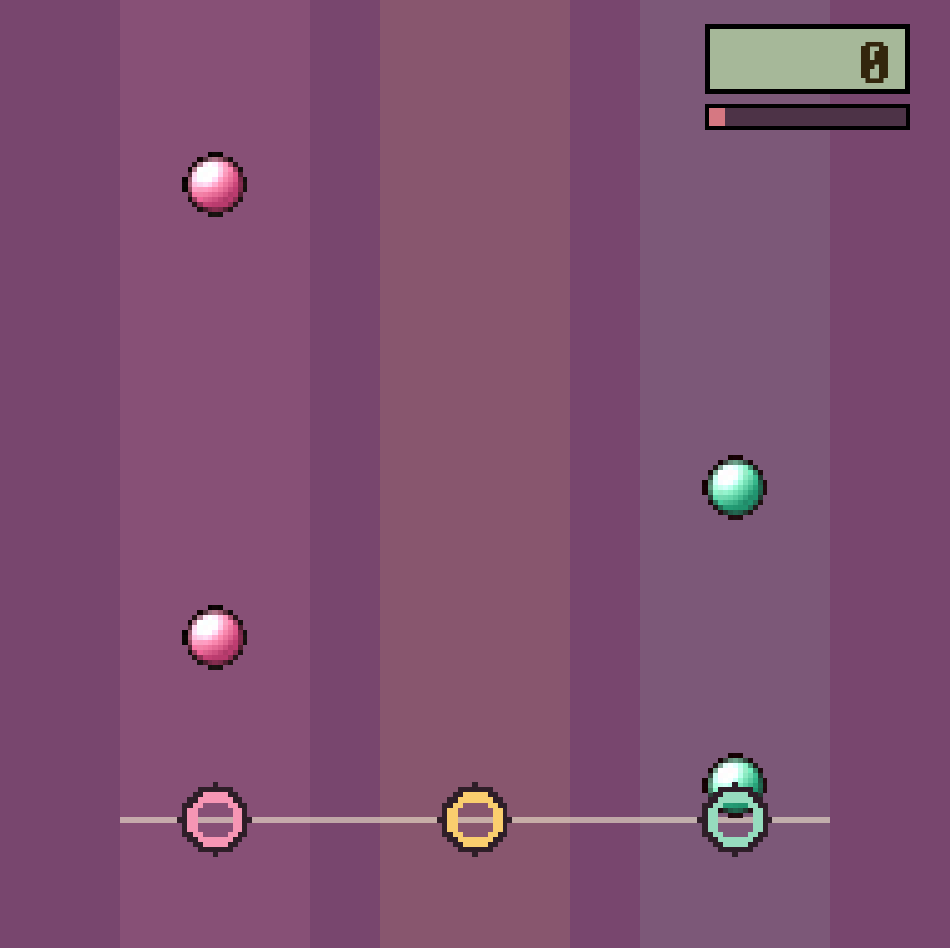
#> input picture docs/mockups/tomo_tunes/today.png, 950 x 948 px, given in place of room.png, which was not available
$ python tunes_world.py
#> lines starting #> are read from the running program, lines starting #| are printed output that depends on the picture; after the words box and inside, x2 and y2 are one past the last pixel; in counts of white or black regions, pixels touching at a corner belong together
#!/usr/bin/env python3
"""Tomo Tunes: a world's painted layers (the designer's, 1900 x 1896, docs/mockups/tomo_tunes/round1/) made into the
game's pixel layers: 1 art pixel = 6 painted pixels = 3 screen pixels (the user, 2026-11-13: "3x"), a few
colours per layer, hard alpha. Writes textures/minigames/tunes/<world>/<layer>.png, each cropped to its own box, and
layout.json with every layer's place (in art pixels; the game draws at x3).

    .venv/bin/python tools/design/tunes_world.py            (world 1, the toy xylophone)

Ours, not the designer's: the coloured bands on the wall inside xylophone.png don't line up with the bars, so they are
cut and the lanes are made here (lane_*.png: soft light down the wall, fading at the top); the notes get a dark
outline so a mint bead reads on the mint lane; glow.png sits behind a falling note.
"""
import json
import os

import numpy as np
from PIL import Image

ROOT = os.path.dirname(os.path.dirname(os.path.dirname(os.path.abspath(__file__))))
SRC = OUT = ''                        # (set per world in build())
# A world = its instrument. src: the designer's round; frame: the instrument's body; bars: what the designer called
# the three bars (they are written as bar_* for every world); even: the tool makes the bars one size and repaints
# the tray with equal lanes (world 1 only: from world 2 on the designer delivers them equal); still / move: the
# other layers, back to front, the ones that stay and the ones the game moves; soft: faint layers (steam, a glow)
# that keep their weaker pixels.
WORLDS = {
    'xylophone': dict(src='round1', frame='xylophone', bars='bar', even=True, wall_cut=1172, soft=[],
                      layers=['toy_kokeshi_bench', 'toy_kokeshi', 'toy_daruma', 'toy_ball', 'toy_maneki', 'toy_maneki_paw', 'toy_top', 'mallet']),
    'piano': dict(src='round2', frame='piano', bars='key', even=False, wall_cut=0, colours=28, halo=('lantern', 'lantern_glow'), soft=['lantern_glow', 'tea_steam'],
                  layers=['lantern_glow', 'record_player', 'record', 'record_arm', 'tea', 'tea_steam', 'metronome', 'metronome_needle',
                          'cranes_bar', 'crane_1', 'crane_2', 'crane_3', 'lantern'],
                  # The ornaments re-placed and enlarged by us (the user, 2026-11-13: "ornaments should be better
                  # distributed, move more at the rhythm and with a bit more of quality, targeting the xylophone
                  # levels": as painted they were small and all but one on the right). A group moves as one:
                  # (its layers, scale, which point of the group is pinned, where that point goes in painted px,
                  # mirrored). Bigger = more art pixels each, so more detail.
                  groups=[(['lantern', 'lantern_glow'], 1.2, 'top-left', (0, 400), True),          # to the left wall
                          (['cranes_bar', 'crane_1', 'crane_2', 'crane_3'], 1.3, 'top-right', (1892, 0), False),
                          (['metronome', 'metronome_needle'], 1.3, 'bottom-centre', (1722, 1322), False),
                          (['tea', 'tea_steam'], 1.4, 'bottom-centre', (1745, 1640), False),
                          (['record_player', 'record', 'record_arm'], 1.15, 'bottom-left', (4, 1560), False)]),
}
W, H = 317, 316                       # 950 x 948 on screen at x3
OUTLINE = (74, 44, 32)
LANES = {'low': (246, 150, 180), 'mid': (250, 206, 110), 'high': (150, 220, 190)}   # the wall lanes' colours
BAR_W = 62                            # art px: the three bars at ONE size (the user, 2026-11-13); the designer's were 90, 66 and 53
LANE_TOP, LANE_BOTTOM = 34, 196       # art px: the wall above the tray


def placed(groups):
    """the layers of the re-placed groups, each as a painted-size RGBA image at its new place"""
    out = {}
    for names, scale, pin, to, mirror in groups:
        ims = {n: Image.open(os.path.join(SRC, n + '.png')).convert('RGBA') for n in names}
        if mirror:
            ims = {n: im.transpose(Image.FLIP_LEFT_RIGHT) for n, im in ims.items()}
        boxes = [im.getbbox() for im in ims.values()]
        x0, y0, x1, y1 = min(b[0] for b in boxes), min(b[1] for b in boxes), max(b[2] for b in boxes), max(b[3] for b in boxes)
        ax = {'left': x0, 'centre': (x0 + x1) / 2, 'right': x1}[pin.split('-')[1]]
        ay = {'top': y0, 'bottom': y1}[pin.split('-')[0]]
        for n, im in ims.items():
            a = np.asarray(im).astype(np.float32) / 255.0
            pre = Image.fromarray((np.concatenate([a[..., :3] * a[..., 3:4], a[..., 3:4]], 2) * 255).astype(np.uint8), 'RGBA')
            big = pre.resize((int(round(im.width * scale)), int(round(im.height * scale))), Image.LANCZOS)
            canvas = Image.new('RGBA', im.size, (0, 0, 0, 0))
            canvas.paste(big, (int(round(to[0] - ax * scale)), int(round(to[1] - ay * scale))))
            c = np.asarray(canvas).astype(np.float32) / 255.0
            al = c[..., 3:4]
            out[n] = np.concatenate([np.where(al > 0.001, c[..., :3] / np.maximum(al, 0.001), 0.0), al], 2)
    return out


def small(name, wall_cut=0, cut=0.5, given=None):
    """the layer at the game's size: premultiplied box filter, hard alpha (a pixel is in from `cut` of full)"""
#> called with name = 'room', wall_cut = 0, cut = 0.5
    im = given if given is not None else np.asarray(Image.open(os.path.join(SRC, name + '.png')).convert('RGBA')).astype(np.float32) / 255.0
    if wall_cut:                                   # (world 1: the frame's misaligned bands on the wall, above this row)
        im = im.copy(); im[:wall_cut, :, 3] = 0.0
    a = im[..., 3:4]
#> a: shape (948, 950, 1) float32; every value is 1
    pre = Image.fromarray((np.concatenate([im[..., :3] * a, a], 2) * 255).astype(np.uint8), 'RGBA').resize((W, H), Image.BOX)
    p = np.asarray(pre).astype(np.float32) / 255.0
    al = p[..., 3:4]
#> al: shape (316, 317, 1) float32; every value is 1
    rgb = np.where(al > 0.001, p[..., :3] / np.maximum(al, 0.001), 0.0)
    return np.clip(rgb, 0, 1), (al[..., 0] >= cut)


NOTE = 18                             # art px across, before its outline (the user, 2026-11-13: "slightly smaller"; it was 22)


# [75 lines left out: functions bead, outlined, even_tray, same_size, not called in this run]


def main():
    for world, cfg in WORLDS.items():
        build(world, cfg)


def build(world, cfg):
    global SRC, OUT
    SRC = os.path.join(ROOT, 'docs', 'mockups', 'tomo_tunes', cfg['src'])
    OUT = os.path.join(ROOT, 'textures', 'minigames', 'tunes', world)
    os.makedirs(OUT, exist_ok=True)
    frame = cfg['frame']
    got = {'room': small('room'), frame: small(frame, cfg['wall_cut'])}
#> call 2 of small, with name = 'xylophone', wall_cut = 1172, cut = 0.5
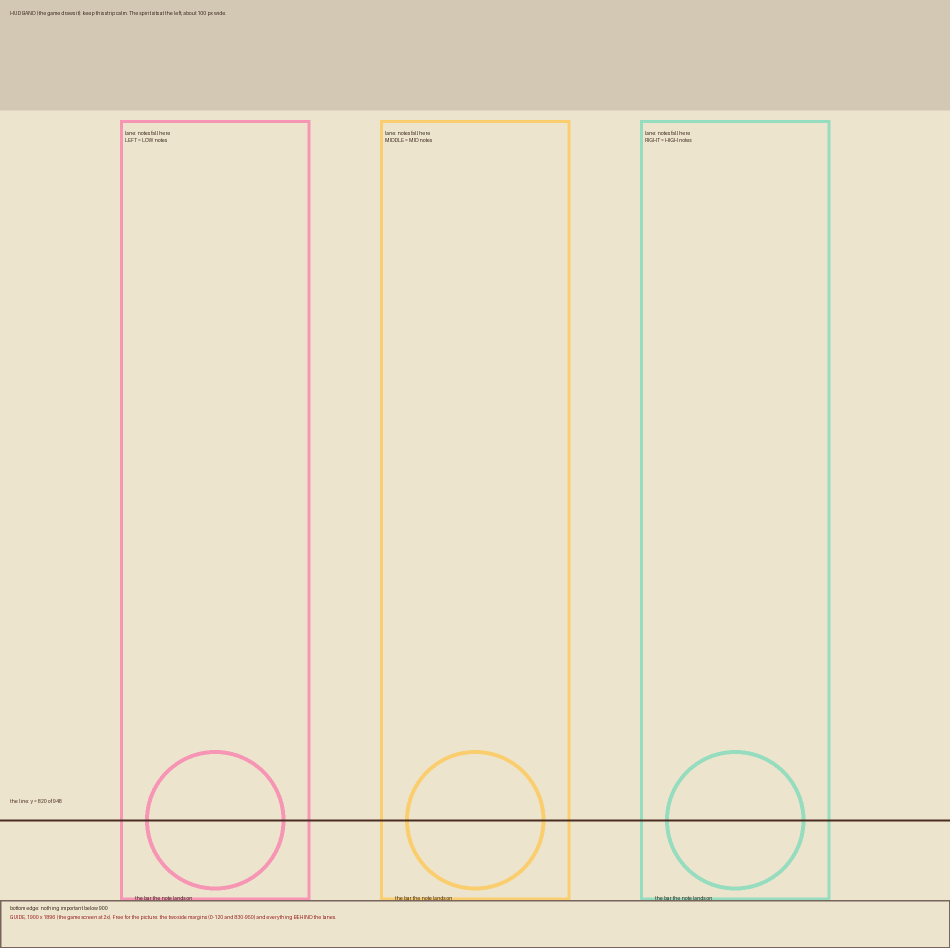
#> input picture docs/mockups/tomo_tunes/xylophone_guide.png, 1900 x 1896 px, given in place of xylophone.png, which was not available (shown at 1/2 size)
#> in small (call 2), `im[:wall_cut, :, 3] = 0.0`:
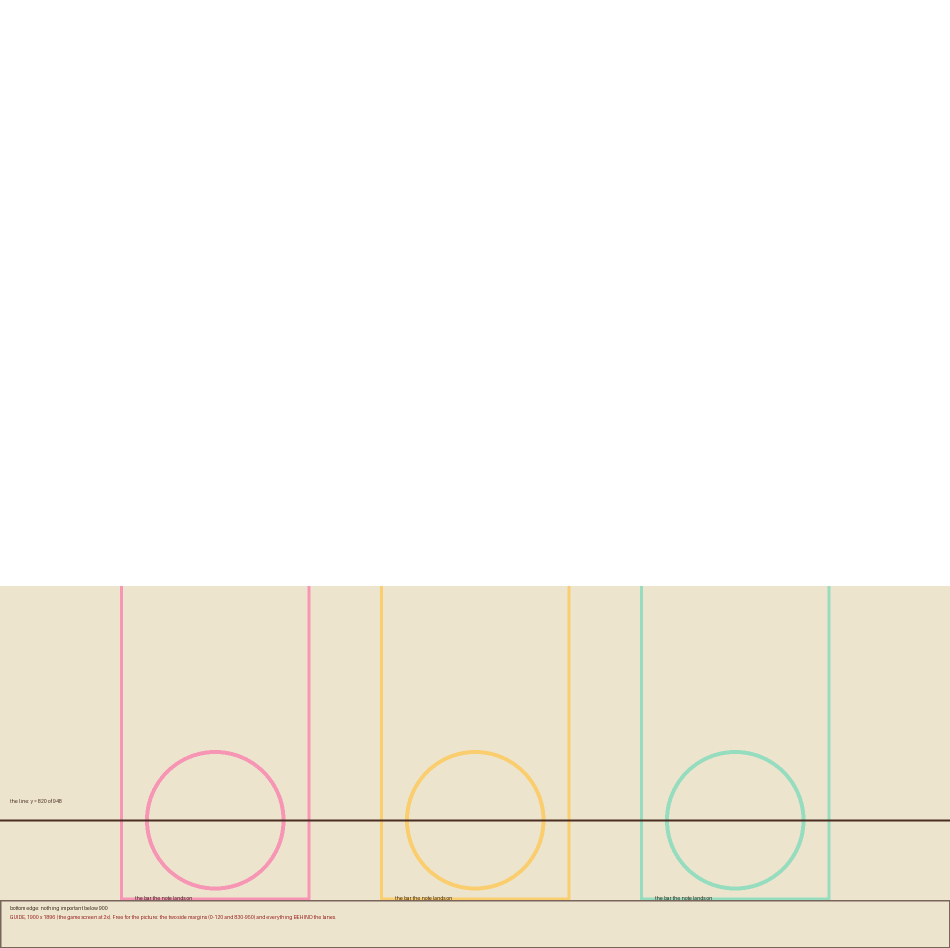
#> im: shape (1896, 1900, 4) float32 (shown at 1/2 size); mean R, G, B, A 0.918, 0.897, 0.755, 0.382; transparent parts drawn white
#> in small (call 2), `a = im[..., 3:4]`:
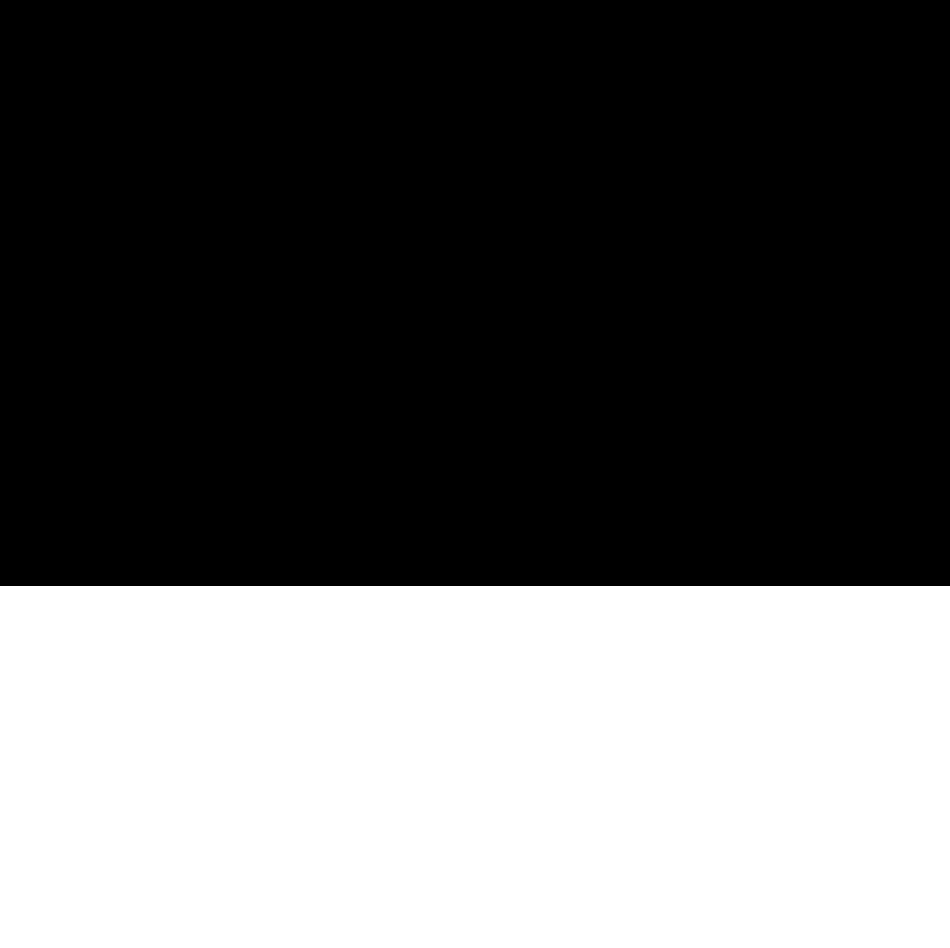
#> a: shape (1896, 1900, 1) float32 (shown at 1/2 size); values 0 (black) and 1 (white), 38.2% white; 1 white region, box (x1, y1, x2, y2) and area: (0, 1172, 1900, 1896) 1375600
#> in small (call 2), `pre = Image.fromarray((np.concatenate([im[..., :3] * a, a], 2) * 255)...`:
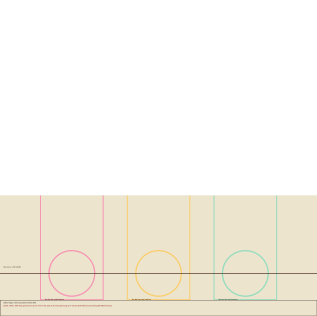
#> pre: PIL image 317x316 RGBA; mean R, G, B, A 89.3, 85.9, 77.1, 97.4; transparent parts drawn white
#> in small (call 2), `al = p[..., 3:4]`:
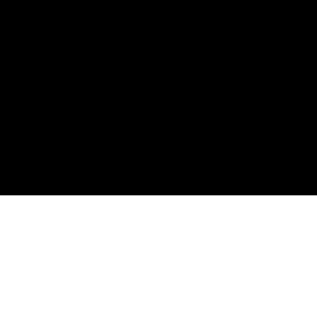
#> al: shape (316, 317, 1) float32; min 0, max 1, mean 0.382
#> in small (call 2), `rgb = np.where(al > 0.001, p[..., :3] / np.maximum(al, 0.001), 0.0)`:
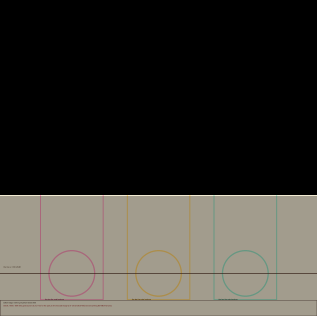
#> rgb: shape (316, 317, 3) float32; mean R, G, B 0.352, 0.339, 0.304; drawn with min black and max white
    moved = placed(cfg.get('groups', []))
    for n in cfg['layers']:
        got[n] = small(n, cut=0.22 if n in cfg['soft'] else 0.5, given=moved.get(n))
#> call 3 of small, with name = 'toy_kokeshi_bench', wall_cut = 0, cut = 0.5
#> in small (call 3), `a = im[..., 3:4]`: a: shape (1896, 1900, 1) float32; every value is 1
#> in small (call 3), `pre = Image.fromarray((np.concatenate([im[..., :3] * a, a], 2) * 255)...`:
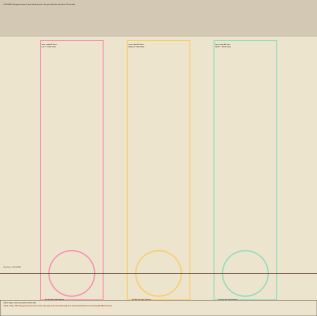
#> pre: PIL image 317x316 RGBA; mean R, G, B, A 231.6, 222.9, 200.1, 255
    for lane in ('low', 'mid', 'high'):
        for lit in ('', '_lit'):
            got[f'bar_{lane}{lit}'] = small(f"{cfg['bars']}_{lane}{lit}")
    for n in ('note_low', 'note_mid', 'note_high', 'note_gold'):
        got[n] = outlined(*outlined(*bead(n)))           # the outline twice: 2 art px (the user: "a bit more of outline")
    rows = np.nonzero(got['bar_mid'][1].any(1))[0]
    bar_y = int(rows.mean())                                               # the row the bars lie on
    if cfg['even']:
        rgb, mask, edges = even_tray(*got[frame])
        got[frame] = (rgb, mask)
        top = min(edges)
        bar_row = min(max(edges), bar_y)
        centre = lambda k: edges[bar_row][0] + (edges[bar_row][1] - edges[bar_row][0]) * (2 * k + 1) / 6.0
        lane_w = int((edges[top][1] - edges[top][0]) / 3.0) - 6
        for n in list(got):
            if n.startswith('bar_'):
                got[n] = same_size(*got[n], centre(['low', 'mid', 'high'].index(n.split('_')[1])))
    else:                                                                  # the designer's bars are already equal and in place
        bar_cx = [float(np.nonzero(got[f"bar_{lane}"][1].any(0))[0].mean()) + 0.5 for lane in ('low', 'mid', 'high')]
        centre = lambda k: bar_cx[k]
        top = int(np.nonzero(got[frame][1].any(1))[0].min())
        lane_w = 47
    layout = {}
    for n, (rgb, mask) in got.items():
        # each layer keeps its own few colours (a palette shared by the whole world went to the room's browns and
        # turned the pink and mint bars orange): the room 56, a toy or a bar 20, a note 12
        k = 56 if n == 'room' else (12 if n.startswith('note_') else cfg.get('colours', 20))
        own = Image.fromarray((rgb[mask][None] * 255).astype(np.uint8), 'RGB').quantize(k, method=Image.MEDIANCUT, dither=Image.NONE)
        q = np.asarray(Image.fromarray((rgb * 255).astype(np.uint8), 'RGB').quantize(palette=own, dither=Image.NONE).convert('RGB'))
        if n.startswith('note_'):
            q = q.copy(); q[mask & (np.abs(rgb * 255 - np.array(OUTLINE)).sum(2) < 2)] = OUTLINE
        im = Image.fromarray(np.dstack([q, mask.astype(np.uint8) * 255]), 'RGBA')
        box = im.getbbox()
        im.crop(box).save(os.path.join(OUT, n + '.png'))
        layout[n] = [box[0], box[1], box[2] - box[0], box[3] - box[1]]
    # the lanes on the wall: light falling down it, soft at the sides, gone at the top (alpha in 8 steps: pixel art)
    LANE_W = lane_w
    for k, (name, col) in enumerate(LANES.items()):
        cx = centre(k)                                         # straight above its bar (the user: the notes fall straight to the keys)
        h = min(LANE_BOTTOM, top) - LANE_TOP
        y = np.linspace(0, 1, h)[:, None]
        x = np.abs(np.linspace(-1, 1, LANE_W))[None, :]
        a = (0.10 + 0.42 * y ** 1.4) * np.clip((1.0 - x) / 0.16, 0, 1) ** 0.7
        a = np.round(a * 16) / 16
        im = np.zeros((h, LANE_W, 4), np.uint8); im[..., :3] = col; im[..., 3] = (a * 255).astype(np.uint8)
        Image.fromarray(im, 'RGBA').save(os.path.join(OUT, f'lane_{name}.png'))
        layout[f'lane_{name}'] = [int(round(cx - LANE_W / 2)), LANE_TOP, LANE_W, h]
    # A lamp's light, made here to fit the lamp (the user, 2026-11-13, on the piano's lantern: "the light effect on
    # the lantern should be more adapted to the lantern"; the painted glow was an off-centre patch cut by the
    # canvas's edge): a round halo centred on the lamp's bright paper that hugs it, strongest at its edge, in its own colour.
    if cfg.get('halo'):
        lamp, name = cfg['halo']
        rgb, mask = got[lamp]
        lit = mask & (rgb[..., 0] > 0.8) & (rgb[..., 1] > 0.55)
        ys, xs = np.nonzero(lit)
        cy, cx0 = float(ys.mean()), float(xs.mean())
        r_lamp = (xs.max() - xs.min() + 1) / 2.0
        size = int(round(r_lamp * 2 * 1.75)) // 2 * 2
        col = np.clip(np.median(rgb[lit], 0) * 255 * 1.08, 0, 255).astype(np.uint8)
        d = np.hypot(*np.meshgrid(np.arange(size) - size / 2 + 0.5, np.arange(size) - size / 2 + 0.5))
        # it hugs the lamp: strong right at the paper's edge, gone at 1.75 times its radius
        a = np.clip((size / 2 - d) / (size / 2 - r_lamp * 0.9), 0, 1) ** 1.7 * 0.85
        a = np.round(a * 12) / 12
        im = np.zeros((size, size, 4), np.uint8); im[..., :3] = col; im[..., 3] = (a * 255).astype(np.uint8)
        Image.fromarray(im, 'RGBA').save(os.path.join(OUT, name + '.png'))
        layout[name] = [int(round(cx0 - size / 2)), int(round(cy - size / 2)), size, size]
        layout['halo'] = [lamp, name]
    # the glow behind a falling note
    g = 40
    d = np.hypot(*np.meshgrid(np.arange(g) - g / 2 + 0.5, np.arange(g) - g / 2 + 0.5))
    a = np.round(np.clip(1.0 - d / (g / 2), 0, 1) ** 1.6 * 0.55 * 10) / 10
    im = np.zeros((g, g, 4), np.uint8); im[..., :3] = (255, 246, 214); im[..., 3] = (a * 255).astype(np.uint8)
    Image.fromarray(im, 'RGBA').save(os.path.join(OUT, 'glow.png'))
    # a note falls straight down onto its bar (following the tray's slanted lane was tried and refused by the user)
    layout['lanes_x'] = [round(centre(k), 2) for k in range(3)]
    layout['frame'] = frame
    layout['layers'] = cfg['layers']
    layout['tray_top'] = top
    layout['bar_y'] = bar_y
    with open(os.path.join(OUT, 'layout.json'), 'w') as f:
        json.dump(layout, f, indent=1)
    print(f'{len(got)} layers + 3 lanes + glow -> {os.path.relpath(OUT, ROOT)}')
    for k, v in layout.items():
        print(f'  {k:18} {v}')


if __name__ == '__main__':
#> (the run stopped early here; a loop or call above may not have finished)
